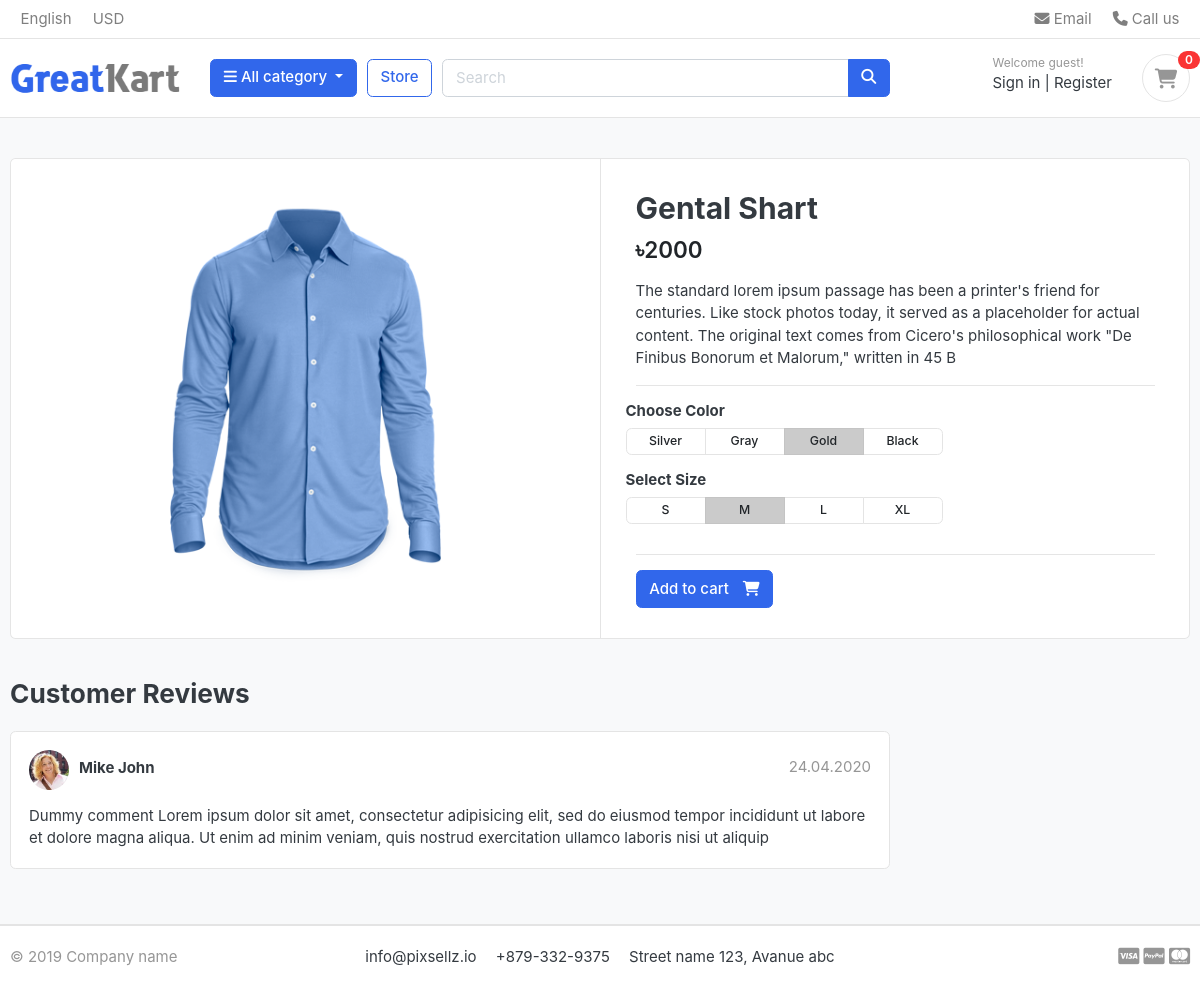
/store/sharts/gental-shart/, run on an earlier commit of the app's database.
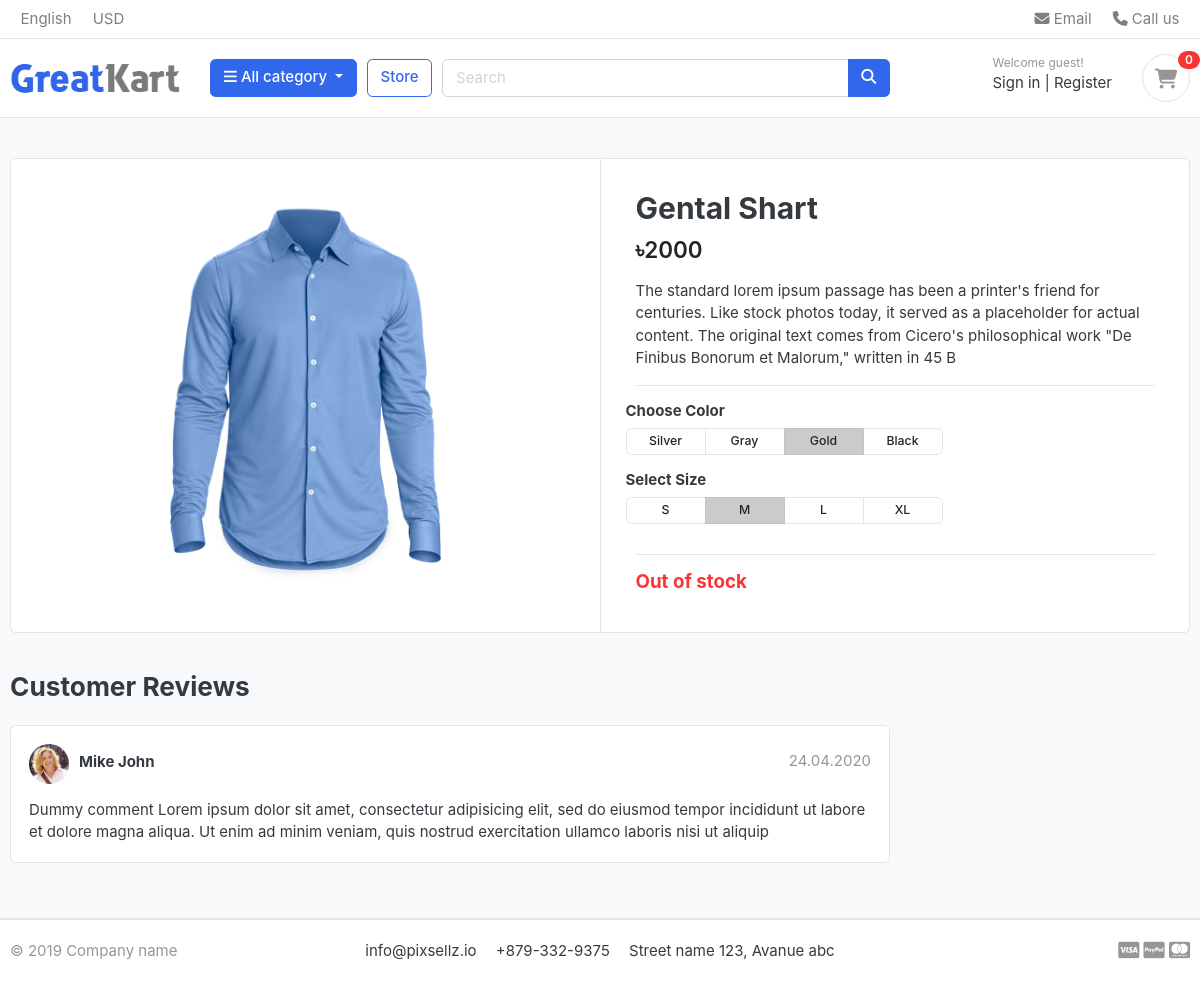
And on a later commit of the database.
### store/views.py (the view)
# urls.py: path("<slug:category_slug>/<slug:product_slug>/", views.product_detail, name='product_detail'),
def product_detail(request, category_slug,product_slug):
    try:
        single_product=Product.objects.get(category__slug=category_slug,slug=product_slug)
    except Exception as e :
        raise e
    context={
        'single_product':single_product,
    }
    return render(request, 'store/product_detail.html',context)

### category/context_processore.py (called while the page is built)
def menu_links(request):
    links=Category.objects.all()
    return dict(links=links)

### category/models.py (called while the page is built)
    def get_url(self):
        return reverse('products_by',args=[self.slug])

### templates/store/product_detail.html
{% extends "base.html" %}
{% load static %}
{% block content %}
<section class="section-content padding-y bg">
<div class="container">
<div class="card">
	<div class="row no-gutters">
		<aside class="col-md-6">
<article class="gallery-wrap">
	<div class="img-big-wrap">
	   <a href="#"><img src={{single_product.images.url}}></a>
	</div>
</article>
		</aside>
		<main class="col-md-6 border-left">
<article class="content-body">
<h2 class="title">{{single_product.product_name}}</h2>
<div class="mb-3">
	<var class="price h4">৳{{single_product.price}}</var>
</div>
<p>{{single_product.description}}</p>
<hr>
	<div class="row">
		<div class="item-option-select">
			<h6>Choose Color</h6>
			<div class="btn-group btn-group-sm btn-group-toggle" data-toggle="buttons">
			  <label class="btn btn-light">
			    <input type="radio" name="radio_color"> Silver
			  </label>
			  <label class="btn btn-light">
			    <input type="radio" name="radio_color" > Gray
			  </label>
			  <label class="btn btn-light active">
			    <input type="radio" name="radio_color checked"> Gold
			  </label>
			  <label class="btn btn-light">
			    <input type="radio" name="radio_color"> Black
			  </label>
			</div>
		</div>
	</div>
	<div class="row">
		<div class="item-option-select">
			<h6>Select Size</h6>
			<div class="btn-group btn-group-sm btn-group-toggle" data-toggle="buttons">
			  <label class="btn btn-light">
			    <input type="radio" name="radio_color"> S
			  </label>
			  <label class="btn btn-light active">
			    <input type="radio" name="radio_color" checked> M
			  </label>
			  <label class="btn btn-light">
			    <input type="radio" name="radio_color"> L
			  </label>
			  <label class="btn btn-light">
			    <input type="radio" name="radio_color"> XL
			  </label>
			</div>
		</div>
	</div>
	<hr>
   {%if single_product.stock <= 0%}
   <h5 class="text-danger">Out of stock</h5>
   {%else %}
	<a href="./product-detail.html" class="btn  btn-primary"> <span class="text">Add to cart</span> <i class="fas fa-shopping-cart"></i>  </a>
	{%endif%}
</article>
		</main>
	</div>
</div>
<br>
<div class="row">
			<div class="col-md-9">
	<header class="section-heading">
		<h3>Customer Reviews </h3>
	</header>
	<article class="box mb-3">
		<div class="icontext w-100">
			<img src="{% static "./images/avatars/avatar1.jpg" %}" class="img-xs icon rounded-circle">
			<div class="text">
				<span class="date text-muted float-md-right">24.04.2020 </span>
				<h6 class="mb-1">Mike John </h6>
			</div>
		</div>
		<div class="mt-3">
			<p>
				Dummy comment Lorem ipsum dolor sit amet, consectetur adipisicing elit, sed do eiusmod
				tempor incididunt ut labore et dolore magna aliqua. Ut enim ad minim veniam,
				quis nostrud exercitation ullamco laboris nisi ut aliquip
			</p>
		</div>
	</article>
	</div>
</div>
</div>
</section>
{% endblock  %}

What changed in the data, as far as the page shows it:
changed Product "Gental Shart": stock 25 → 0 (drawn)
Also different on the page:
text no longer shown: "Add to cart"
text now shown: "Out of stock"
